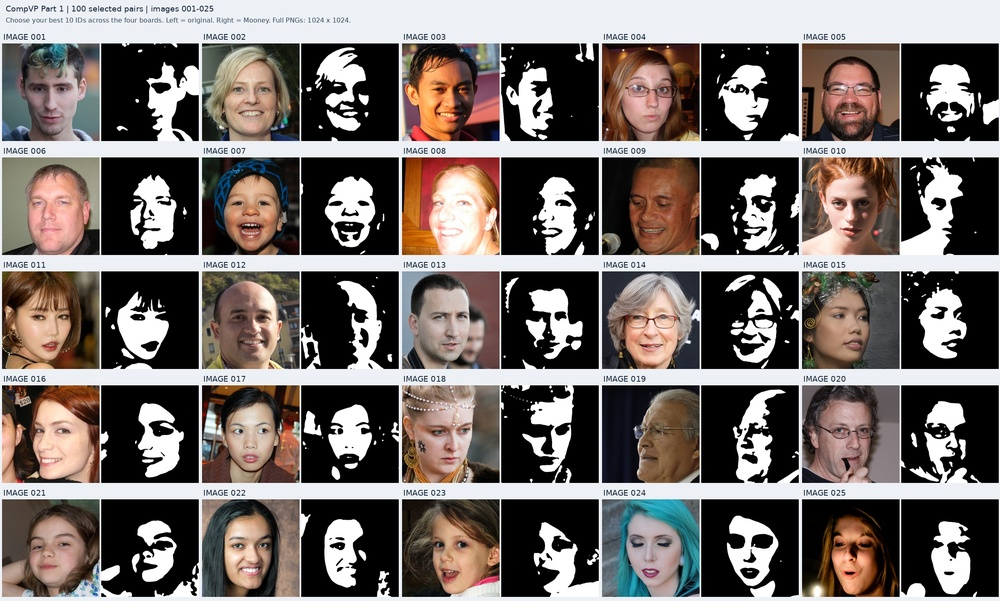
#> input picture v2/review/pairs_001_025.jpg, 1000 x 601 px, shrunk from 2440 x 1466 before the run
$ python mooney_tool.py v2/review/pairs_001_025.jpg out
#> lines starting #> are read from the running program, lines starting #| are printed output that depends on the picture; after the words box and inside, x2 and y2 are one past the last pixel; in counts of white or black regions, pixels touching at a corner belong together
#> in main, img is the input picture: shape (601, 1000, 3); mean B, G, R 105.5, 109.1, 117.5
"""Mooney image generator (CLI, batch capable).

Gaussian blur followed by a global threshold that is found by binary search so that a
fixed percentage of pixels ends up white (Egger et al., "Inverse Rendering Best Explains
Face Perception Under Extreme Illuminations").

Examples:
    python mooney_tool.py photo.jpg out/ --white 16
    python mooney_tool.py Original/ Mooney/ --white 35 --blur-rel 0.04 --log params.csv
"""
import argparse
import csv
from pathlib import Path

import cv2
import numpy as np

IMAGE_EXTS = {".png", ".jpg", ".jpeg", ".bmp", ".tif", ".tiff", ".webp"}


def kernel_size(h: int, w: int, blur_rel: float) -> int:
    k = int(round(blur_rel * min(h, w)))
    return max(1, k + (1 if k % 2 == 0 else 0))


def white_threshold(img: np.ndarray, white_frac: float, iters: int = 50) -> float:
    lo, hi = float(img.min()) - 1e-3, float(img.max())
    for _ in range(iters):
        mid = 0.5 * (lo + hi)
        if (img > mid).mean() > white_frac:
            lo = mid
        else:
            hi = mid
    return hi


def fill_ties(mask: np.ndarray, blurred: np.ndarray, gray: np.ndarray, target: int, k: int) -> int:
    """Pixels with identical blurred values can make the exact white count unreachable by any threshold.
    Fill the shortfall from the tied pixels at the boundary, ranked by brightness in a wider blur."""
    deficit = target - int(mask.sum())
    if deficit <= 0:
        return 0
    tied = np.flatnonzero((blurred == blurred[~mask].max()) & ~mask)
    wide = cv2.blur(gray, (3 * k, 3 * k)).ravel()[tied]
    mask.flat[tied[np.argsort(-wide, kind="stable")[:deficit]]] = True
    return deficit


def make_mooney(image: np.ndarray, white_pct: float = 16.0, blur_rel: float = 0.028,
                sigma: float = 35.0, ksize: int = 0, invert: bool = False):
    """Return (mooney uint8 image, parameter dict). `image` is BGR or grayscale."""
#> called with white_pct = 16, blur_rel = 0.028, sigma = 35, ksize = 0, invert = False
    gray = image if image.ndim == 2 else cv2.cvtColor(image, cv2.COLOR_BGR2GRAY)
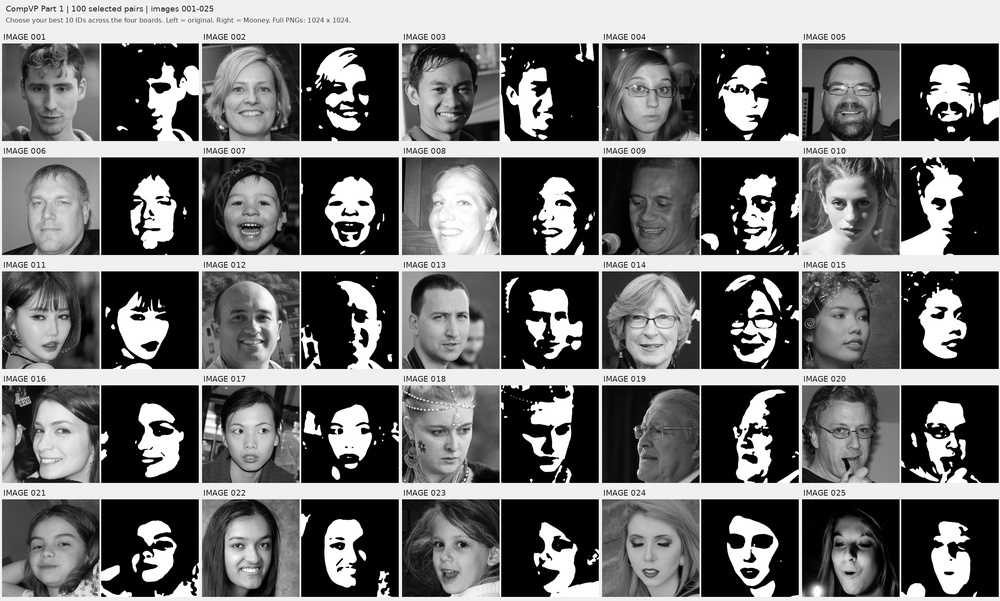
#> gray: shape (601, 1000); min 0, max 255, mean 111.2
    gray = gray.astype(np.float32)
    k = ksize if ksize > 0 else kernel_size(gray.shape[0], gray.shape[1], blur_rel)
#> k = 17
    if k % 2 == 0:
        k += 1
    # With sigma >> ksize (paper: 7x7, sigma=35) this is close to a box blur of size k.
    blurred = cv2.GaussianBlur(gray, (k, k), sigma) if k > 1 else gray
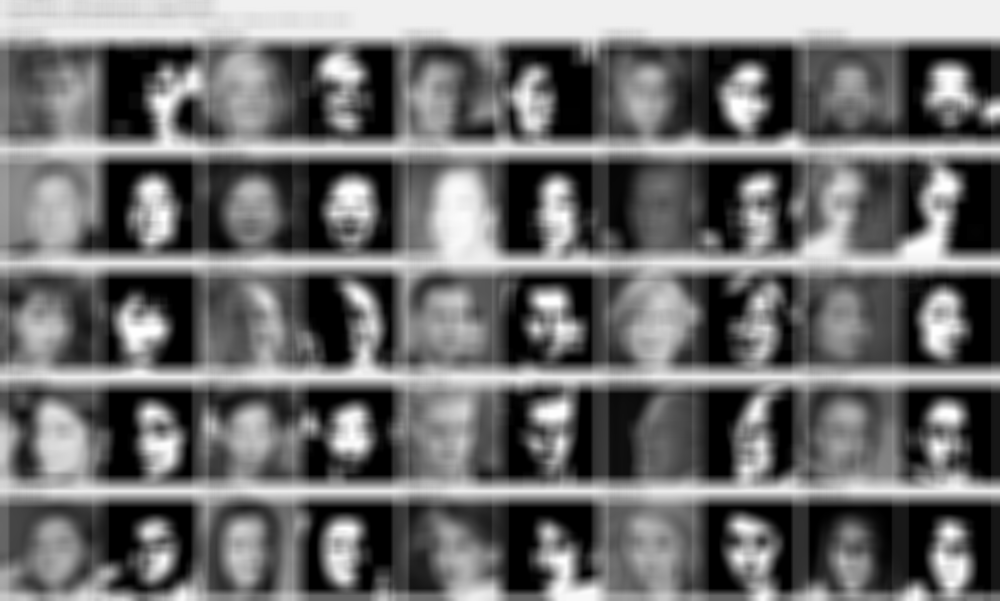
#> blurred: shape (601, 1000) float32; min 0, max 255, mean 111
    t = white_threshold(blurred, white_pct / 100.0)
#> in white_threshold, `lo, hi = float(img.min()) - 1e-3, float(img.max())`: lo = -0.001; hi = 255
#> the loop in white_threshold, `for _ in range(iters):` made 50 passes
#> (mid, hi) on passes 3, 4, 5, 7, 8, 9, 10, 12, 13, 16, 17, 18: (223.1, 223.1), (207.2, 207.2), (199.2, 199.2), (197.2, 197.2), (196.2, 196.2), (195.7, 195.7), (195.5, 195.5), (195.4, 195.4), (195.4, 195.4), (195.4, 195.4), (195.4, 195.4), (195.4, 195.4)
#> (mid, lo) on passes 1, 2, 6, 11, 14, 15: (127.5, 127.5), (191.2, 191.2), (195.2, 195.2), (195.3, 195.3), (195.3, 195.3), (195.4, 195.4)
#> t = 195.4
    white = blurred > t
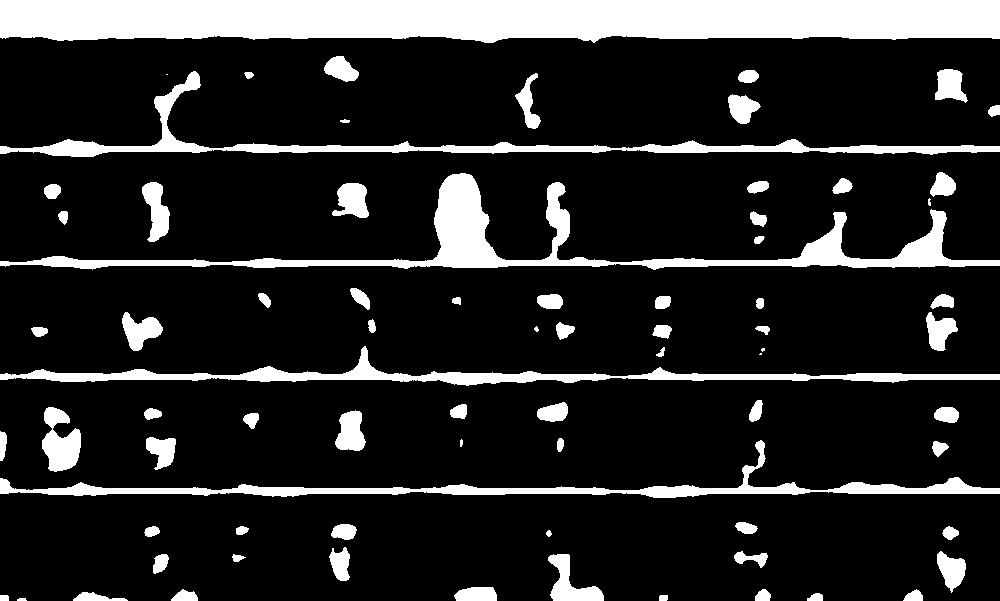
#> white: shape (601, 1000) bool; 16% white; 76 white regions (5 under 20 px), largest, box (x1, y1, x2, y2) and area: (0, 0, 1000, 43) 38370, (0, 173, 1000, 270) 14129, (0, 71, 1000, 157) 8008
    tie_filled = fill_ties(white, blurred, gray, int(np.floor(white.size * white_pct / 100.0 + 1e-6)), k)
#> in fill_ties, `deficit = target - int(mask.sum())`: deficit = 0
#> tie_filled = 0
    mooney = np.where(white, 255, 0).astype(np.uint8)
    if invert:
        mooney = 255 - mooney
    info = {
        "ksize": k,
        "sigma": sigma,
        "threshold": round(t, 3),
        "white_pct_target": white_pct,
        "white_pct_actual": round(100.0 * float((mooney > 0).mean()), 2),
        "tie_filled_px": tie_filled,
        "inverted": invert,
    }
#> info = {'ksize': 17, 'sigma': 35, 'threshold': 195.4, 'white_pct_target': 16, 'white_pct_actual': 16, 'tie_filled_px': 0, 'inverted': False}
    return mooney, info


def iter_images(path: Path):
    if path.is_file():
        return [path]
    return sorted(p for p in path.iterdir() if p.suffix.lower() in IMAGE_EXTS)


def main(argv=None):
    ap = argparse.ArgumentParser(description="Generate Mooney images (blur + white-pixel-percentage threshold).")
    ap.add_argument("input", type=Path, help="image file or folder of images")
    ap.add_argument("output", type=Path, help="output folder (PNG files, same stem as input)")
    ap.add_argument("--white", type=float, default=16.0,
                    help="percentage of white pixels, 0-100 (default 16, as in Egger et al.)")
    ap.add_argument("--blur-rel", type=float, default=0.028,
                    help="blur strength: kernel size as fraction of the shorter image side (7px @ 250px = 0.028)")
    ap.add_argument("--ksize", type=int, default=0, help="absolute kernel size in px (overrides --blur-rel)")
    ap.add_argument("--sigma", type=float, default=35.0, help="Gaussian sigma (default 35, as in the paper)")
    ap.add_argument("--invert", action="store_true", help="flip contrast polarity")
    ap.add_argument("--log", type=Path, help="optional CSV file recording the parameters per image")
    a = ap.parse_args(argv)

    if not 0 < a.white < 100:
        ap.error("--white must be between 0 and 100")
    if not a.input.exists():
        ap.error(f"input not found: {a.input}")
    files = iter_images(a.input)
    if not files:
        ap.error(f"no images found in {a.input}")
    a.output.mkdir(parents=True, exist_ok=True)

    rows = []
    for i, f in enumerate(files, 1):
        img = cv2.imread(str(f), cv2.IMREAD_COLOR)
        if img is None:
            print(f"[{i}/{len(files)}] skipped unreadable file {f.name}")
            continue
        mooney, info = make_mooney(img, a.white, a.blur_rel, a.sigma, a.ksize, a.invert)
        cv2.imwrite(str(a.output / f"{f.stem}.png"), mooney)
        rows.append({"file": f.name, **info})
        print(f"[{i}/{len(files)}] {f.name}: k={info['ksize']} white={info['white_pct_actual']:.1f}%")
#| [1/1] pairs_001_025.jpg: k=17 white=16.0%

    if a.log and rows:
        a.log.parent.mkdir(parents=True, exist_ok=True)
        with open(a.log, "w", newline="") as fh:
            writer = csv.DictWriter(fh, fieldnames=list(rows[0]))
            writer.writeheader()
            writer.writerows(rows)
    print(f"Done: {len(rows)} Mooney images written to {a.output}")
#| Done: 1 Mooney images written to out


if __name__ == "__main__":
    main()

$ run again, on v2/review/pairs_051_075.jpg
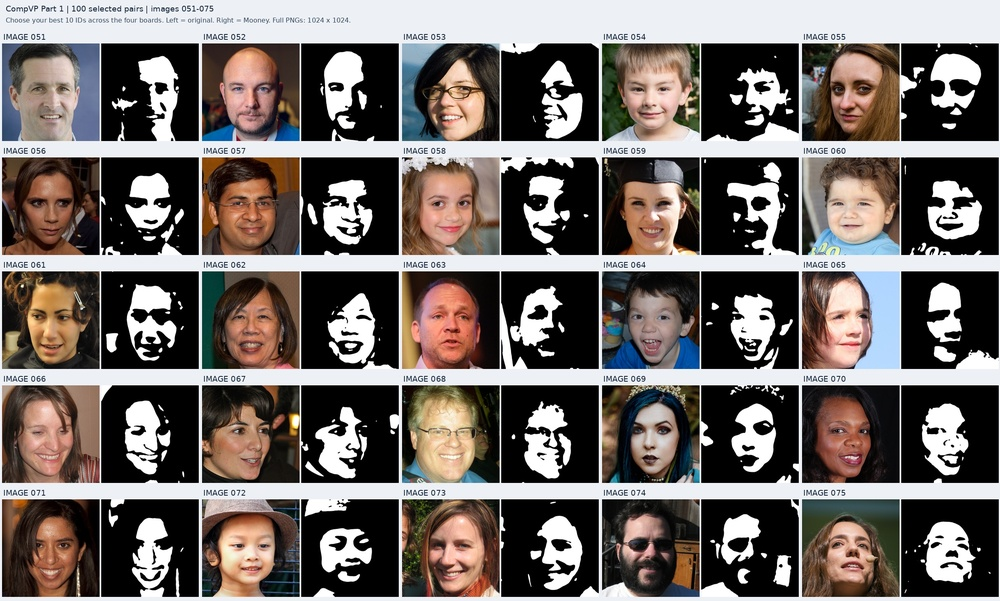
#> input picture v2/review/pairs_051_075.jpg, 1000 x 601 px, shrunk from 2440 x 1466 before the run
#> in main, img is the input picture: shape (601, 1000, 3); mean B, G, R 102.2, 105.7, 113.2
#> in make_mooney, `blurred = cv2.GaussianBlur(gray, (k, k), sigma) if k > 1 else gray`:
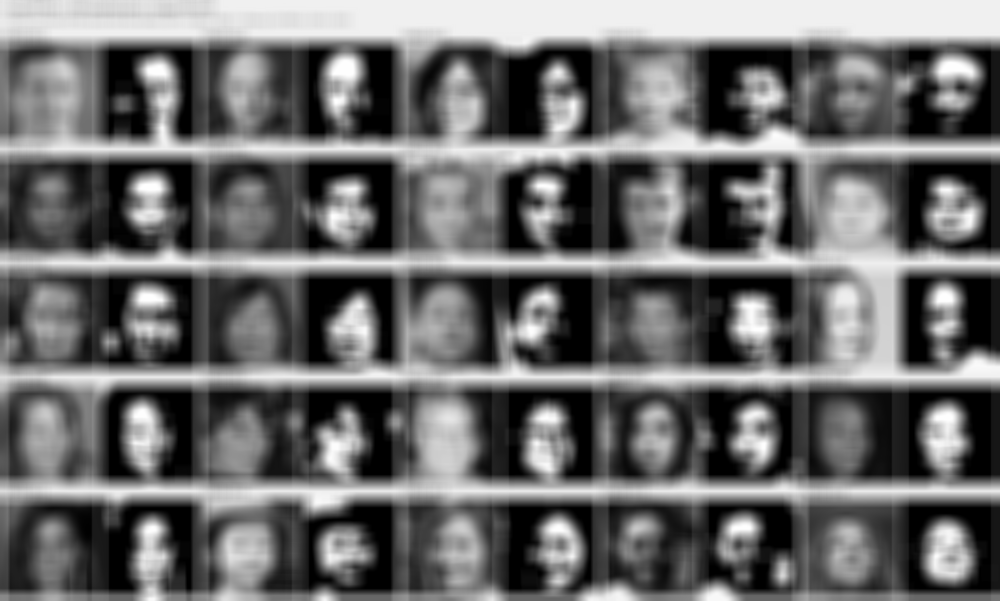
#> blurred: shape (601, 1000) float32; min 0, max 255, mean 107.3
#> in white_threshold, `lo, hi = float(img.min()) - 1e-3, float(img.max())`: lo = -0.001; hi = 255
#> the loop in white_threshold, `for _ in range(iters):` made 50 passes
#> (mid, hi) on passes 3, 4, 5, 7, 8, 9, 13, 14: (223.1, 223.1), (207.2, 207.2), (199.2, 199.2), (197.2, 197.2), (196.2, 196.2), (195.7, 195.7), (195.7, 195.7), (195.7, 195.7)
#> t = 195.7
#> in make_mooney, `white = blurred > t`:
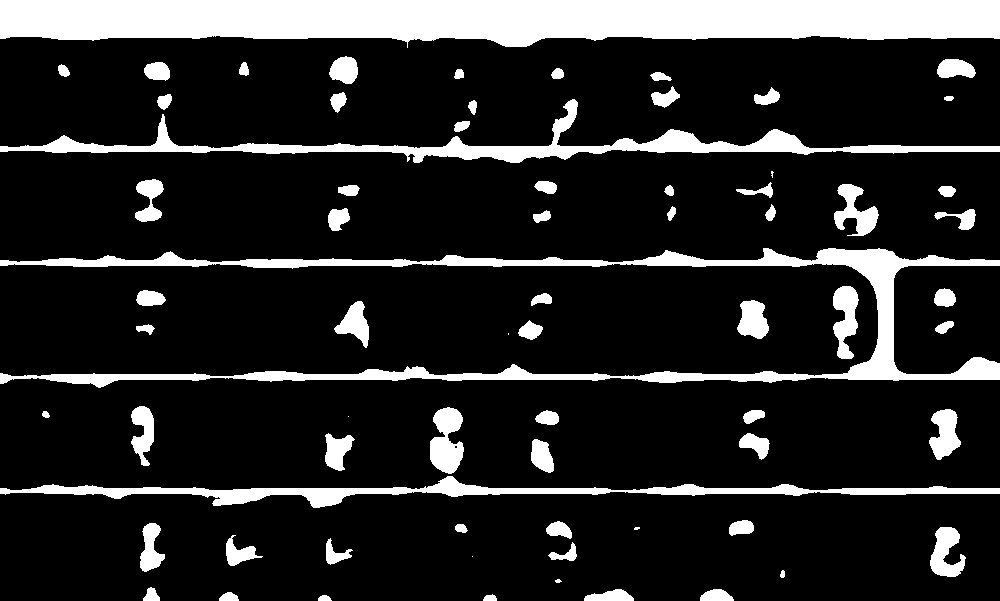
#> white: shape (601, 1000) bool; 16% white; 70 white regions (5 under 20 px), largest, box (x1, y1, x2, y2) and area: (0, 0, 1000, 48) 38716, (0, 248, 1000, 388) 17861, (0, 99, 1000, 163) 9961
#> deficit = 0
#> in make_mooney, `info = { "ksize": k, "sigma": sigma, "threshold": round(t, 3), "white_..`: info = {'ksize': 17, 'sigma': 35, 'threshold': 195.7, 'white_pct_target': 16, 'white_pct_actual': 16, 'tie_filled_px': 0, 'inverted': False}
#| [1/1] pairs_051_075.jpg: k=17 white=16.0%
#| Done: 1 Mooney images written to out

$ run again, on v2/review/pairs_076_100.jpg
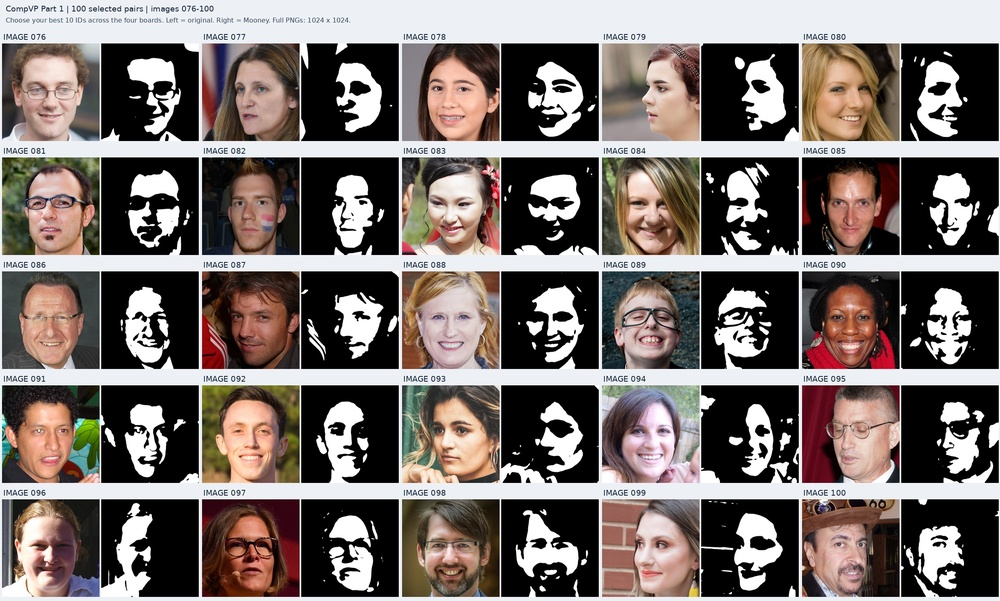
#> input picture v2/review/pairs_076_100.jpg, 1000 x 601 px, shrunk from 2440 x 1466 before the run
#> in main, img is the input picture: shape (601, 1000, 3); mean B, G, R 107.4, 110.9, 120.6
#> in make_mooney, `blurred = cv2.GaussianBlur(gray, (k, k), sigma) if k > 1 else gray`:
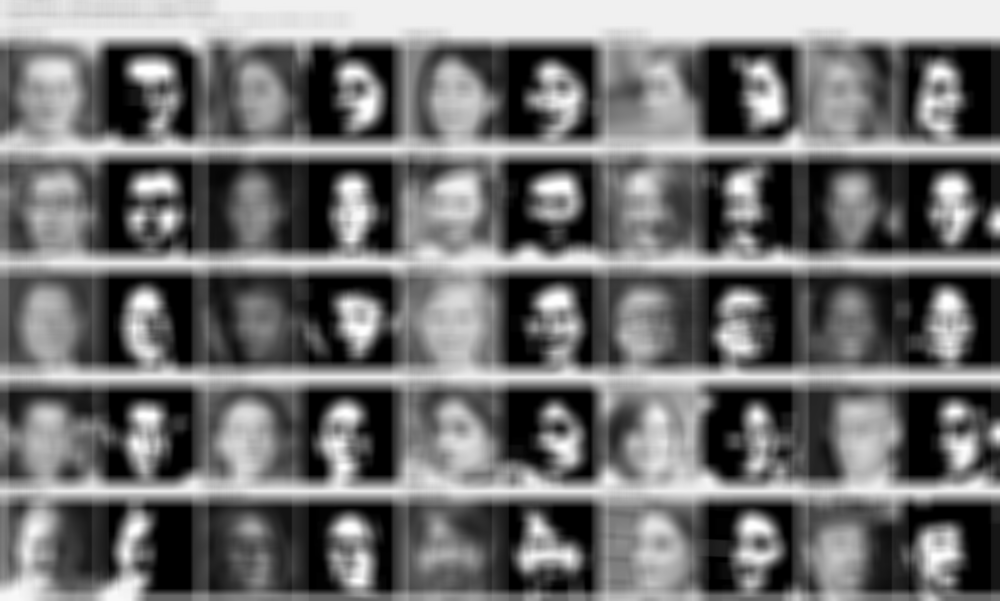
#> blurred: shape (601, 1000) float32; min 0, max 255, mean 113.2
#> in white_threshold, `lo, hi = float(img.min()) - 1e-3, float(img.max())`: lo = -0.001; hi = 255
#> the loop in white_threshold, `for _ in range(iters):` made 50 passes
#> (mid, hi) on passes 3, 4, 5, 7, 9, 10, 12, 16: (223.1, 223.1), (207.2, 207.2), (199.2, 199.2), (197.2, 197.2), (196.7, 196.7), (196.5, 196.5), (196.4, 196.4), (196.4, 196.4)
#> t = 196.4
#> in make_mooney, `white = blurred > t`:
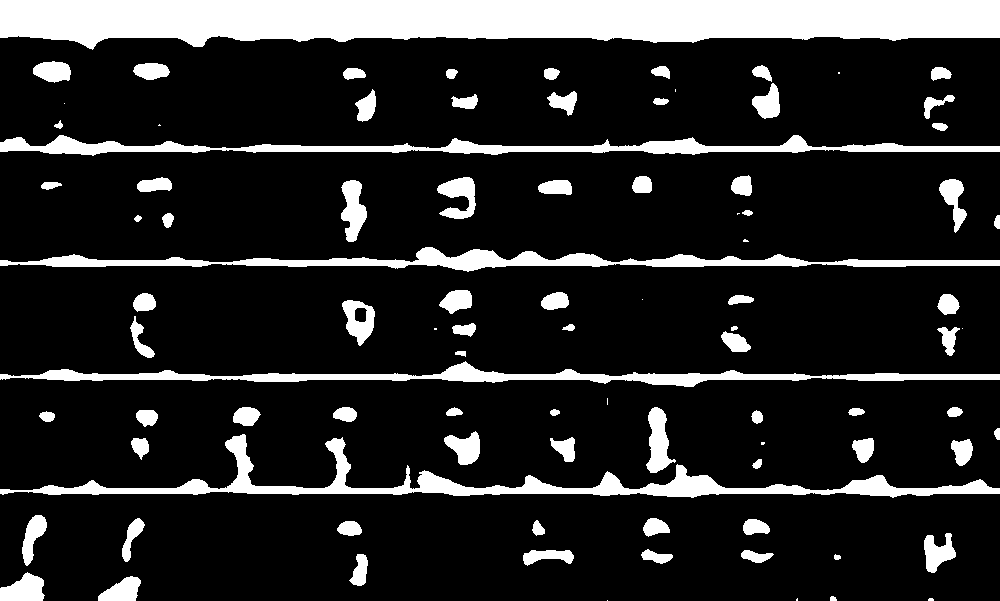
#> white: shape (601, 1000) bool; 16% white; 92 white regions (14 under 20 px), largest, box (x1, y1, x2, y2) and area: (0, 0, 1000, 50) 39011, (0, 434, 1000, 498) 10693, (0, 247, 1000, 272) 7770
#> deficit = 0
#> in make_mooney, `info = { "ksize": k, "sigma": sigma, "threshold": round(t, 3), "white_..`: info = {'ksize': 17, 'sigma': 35, 'threshold': 196.4, 'white_pct_target': 16, 'white_pct_actual': 16, 'tie_filled_px': 0, 'inverted': False}
#| [1/1] pairs_076_100.jpg: k=17 white=16.0%
#| Done: 1 Mooney images written to out

$ run again, on v2/review/suggested_10_pairs.jpg
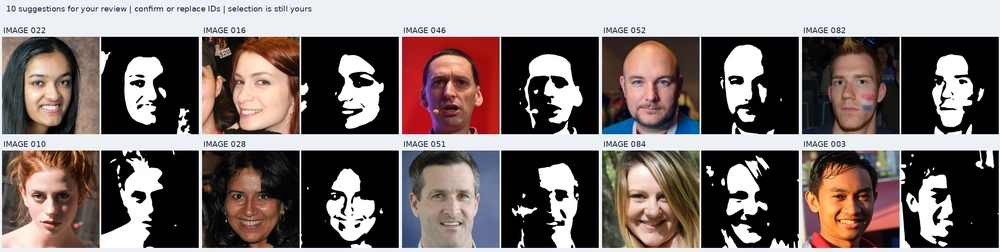
#> input picture v2/review/suggested_10_pairs.jpg, 1000 x 252 px, shrunk from 2440 x 616 before the run
#> in main, img is the input picture: shape (252, 1000, 3); mean B, G, R 110, 112.2, 123.6
#> in make_mooney, `blurred = cv2.GaussianBlur(gray, (k, k), sigma) if k > 1 else gray`:
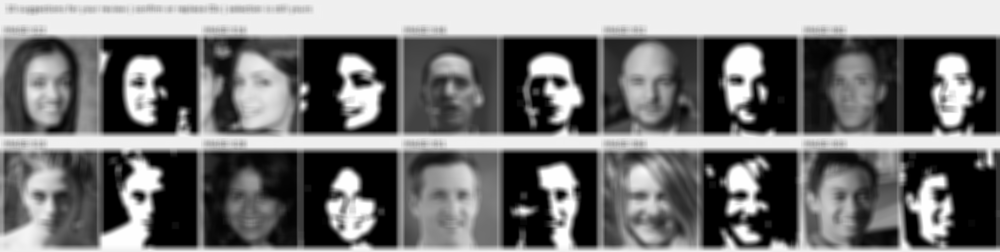
#> blurred: shape (252, 1000) float32; min 0, max 255, mean 115.3
#> in white_threshold, `lo, hi = float(img.min()) - 1e-3, float(img.max())`: lo = -0.001; hi = 255
#> the loop in white_threshold, `for _ in range(iters):` made 50 passes
#> (mid, lo) on passes 1, 2, 3, 4, 9, 10, 11, 16: (127.5, 127.5), (191.2, 191.2), (223.1, 223.1), (239.1, 239.1), (239.6, 239.6), (239.8, 239.8), (239.9, 239.9), (239.9, 239.9)
#> t = 239.9
#> in make_mooney, `white = blurred > t`:
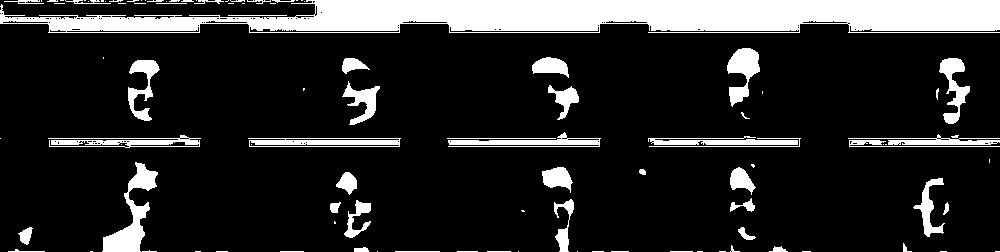
#> white: shape (252, 1000) bool; 16% white; 102 white regions (52 under 20 px), largest, box (x1, y1, x2, y2) and area: (0, 0, 1000, 33) 24515, (102, 162, 158, 252) 1727, (248, 138, 401, 147) 1045
#> deficit = 0
#> in make_mooney, `info = { "ksize": k, "sigma": sigma, "threshold": round(t, 3), "white_..`: info = {'ksize': 7, 'sigma': 35, 'threshold': 239.9, 'white_pct_target': 16, 'white_pct_actual': 16, 'tie_filled_px': 0, 'inverted': False}
#| [1/1] suggested_10_pairs.jpg: k=7 white=16.0%
#| Done: 1 Mooney images written to out
